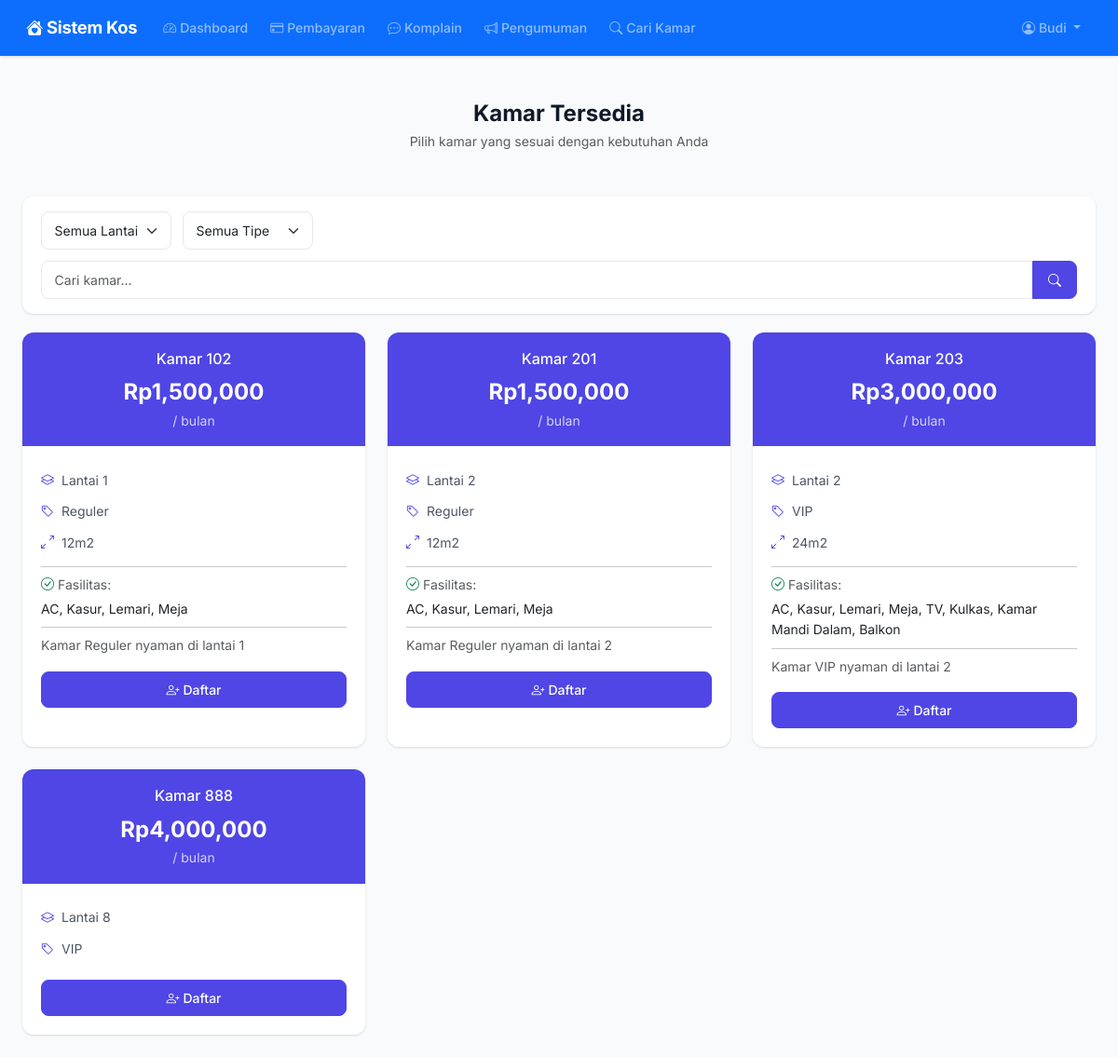
/rooms/ (signed in), run on an earlier commit of the app's database.
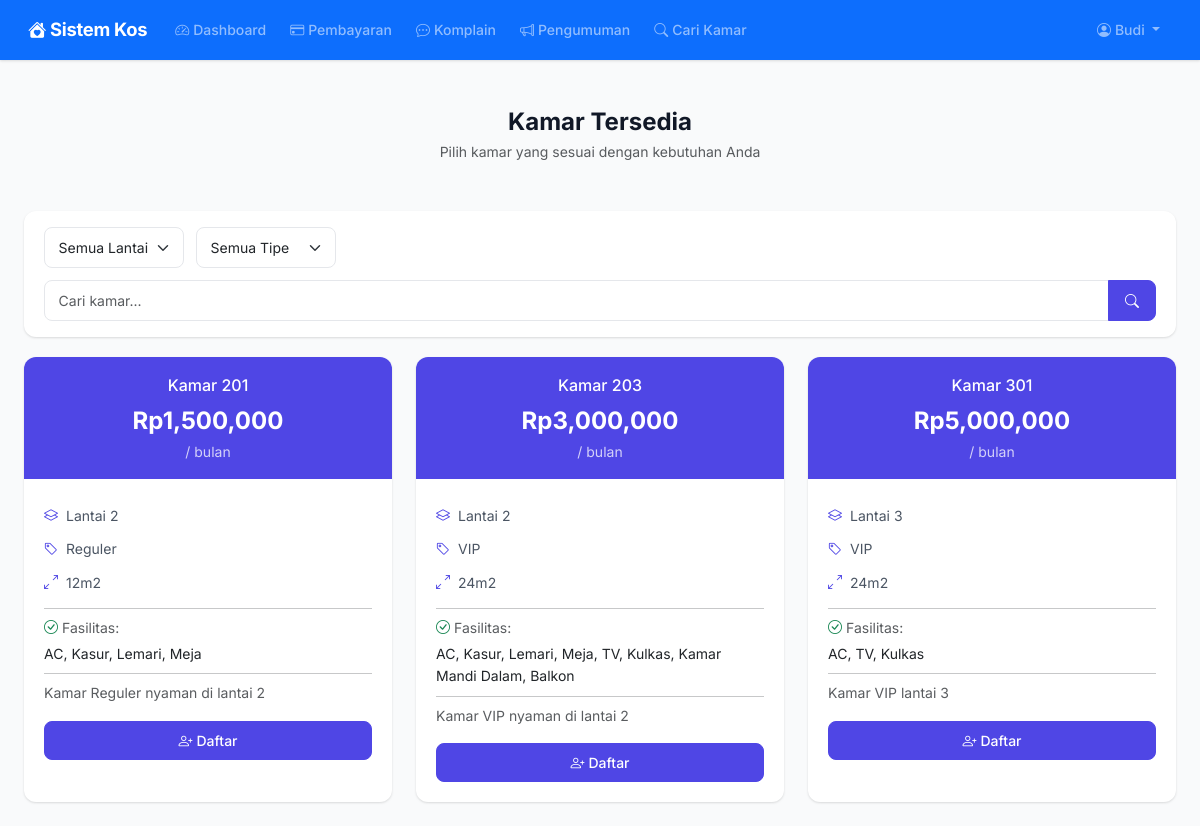
And on a later commit of the database.
### models.py (models this page shows, shortened)
class Room(db.Model):
    __tablename__ = "rooms"
    id = db.Column(db.Integer, primary_key=True)
    nomor_kamar = db.Column(db.String(10), unique=True, nullable=False)
    lantai = db.Column(db.Integer, default=1)
    tipe = db.Column(db.String(50), default="Reguler")
    harga_per_bulan = db.Column(db.Float, nullable=False)
    ukuran = db.Column(db.String(50))
    fasilitas = db.Column(db.Text)
    status = db.Column(db.String(20), default="tersedia")
    deskripsi = db.Column(db.Text)
    created_at = db.Column(db.DateTime, default=datetime.utcnow)
    bookings = db.relationship("Booking", backref="room", lazy="dynamic")
    maintenance_requests = db.relationship("MaintenanceRequest", backref="room", lazy="dynamic")

### routes/rooms.py (the view, shortened to what this page needs)
@rooms_bp.route("/")
@login_required
def index():
    rooms = Room.query.filter_by(status="tersedia").order_by(Room.lantai, Room.nomor_kamar).all()
    return render_template("rooms/public.html", rooms=rooms)

### app.py (called while the page is built)
def create_app():
    app = Flask(__name__)
    app.config.from_object("config.Config")
    db.init_app(app)
    login_manager.init_app(app)
    csrf.init_app(app)
    login_manager.login_view = "auth.login"
    login_manager.login_message = "Silakan login terlebih dahulu."
    from models import User
    @login_manager.user_loader
    def load_user(user_id):
        return User.query.get(int(user_id))
    @app.context_processor
    def inject_now():
        from datetime import datetime
        return {"now": datetime.now()}
    @app.context_processor
    def inject_utility():
        from datetime import date
        return {"date_today": date.today()}
    from routes import register_routes
    register_routes(app)
    with app.app_context():
        db.create_all()
    return app

### templates/rooms/public.html (shortened to what this page needs)
{% extends "base.html" %}
{% block content %}
<div class="page-header text-center py-4">
    <h1>Kamar Tersedia</h1>
    <p class="text-muted mb-0">Pilih kamar yang sesuai dengan kebutuhan Anda</p>
</div>
<form method="GET" action="{{ url_for('rooms.index') }}">
    <div class="filter-bar">
        <select name="lantai" class="form-select">
            <option value="">Semua Lantai</option>
        </select>
        <select name="tipe" class="form-select">
            <option value="">Semua Tipe</option>
        </select>
        <div class="input-group" style="min-width:200px">
            <input type="text" name="search" class="form-control" placeholder="Cari kamar..." value="{{ request.args.get('search', '') }}">
            <button class="btn btn-primary" type="submit"><i class="bi bi-search"></i></button>
        </div>
    </div>
</form>
{% if rooms %}
<div class="row g-4">
    {% for room in rooms %}
    <div class="col-sm-6 col-lg-4">
        <div class="room-card card">
            <div class="room-header">
                <div class="fw-medium mb-1">Kamar {{ room.nomor_kamar }}</div>
                <div class="room-price">Rp{{ "{:,.0f}".format(room.harga_per_bulan) }}</div>
                <div class="small opacity-75">/ bulan</div>
            </div>
            <div class="room-body">
                <ul>
                    <li><i class="bi bi-layers"></i>Lantai {{ room.lantai }}</li>
                    <li><i class="bi bi-tag"></i>{{ room.tipe }}</li>
                    {% if room.ukuran %}
                    <li><i class="bi bi-arrows-angle-expand"></i>{{ room.ukuran }}</li>
                    {% endif %}
                </ul>
                {% if room.fasilitas %}
                <hr class="my-2">
                <p class="small text-muted mb-1"><i class="bi bi-check-circle me-1 text-success"></i>Fasilitas:</p>
                <p class="small mb-0">{{ room.fasilitas }}</p>
                {% endif %}
                {% if room.deskripsi %}
                <hr class="my-2">
                <p class="small text-muted mb-0">{{ room.deskripsi }}</p>
                {% endif %}
                <a href="{{ url_for('onboarding.daftar', room_id=room.id) }}" class="btn btn-primary w-100 mt-3">
                    <i class="bi bi-person-plus me-1"></i>Daftar
                </a>
            </div>
        </div>
    </div>
    {% endfor %}
</div>
{% else %}
<div class="empty-state">
    <i class="bi bi-door-closed"></i>
    <h5>Tidak ada kamar tersedia</h5>
    <p class="text-muted">Saat ini belum ada kamar yang tersedia. Silakan cek kembali nanti.</p>
</div>
{% endif %}
{% endblock %}

What changed in the data, as far as the page shows it:
no longer on this page (row edited): Room: nomor_kamar "102", harga_per_bulan "1,500,000", lantai "1", tipe "Reguler", ukuran "12m2", fasilitas "AC, Kasur, Lemari, Meja", deskripsi "Kamar Reguler nyaman di lantai 1"
removed Room: nomor_kamar "888", harga_per_bulan "4,000,000", lantai "8", tipe "VIP"
added Room: nomor_kamar "301", harga_per_bulan "5,000,000", lantai "3", tipe "VIP", ukuran "24m2", fasilitas "AC, TV, Kulkas", deskripsi "Kamar VIP lantai 3"
